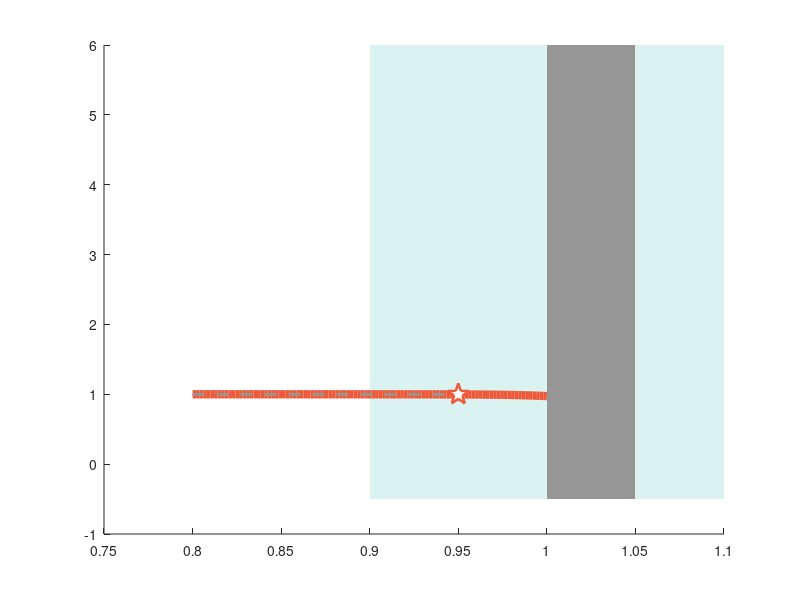

Write MATLAB code to recreate this figure. (Note: this script raises an error after producing the figure.)
clear all;
clc;
nh=10000;
rh = 0.0018;
rc = 18;
Gc= 200;
kB=0.6950;
Ts=6000;
Ta=300;
Vlist = linspace(0.8,1.0,100)*11778;
Omelist = logspace(-2, log10(1), 200)*11778;

q1=1;
q2=1.0;
% q3=0.93;
q3=1;
q4=1.0;
OmeCTlist=zeros(1,length(Vlist));
for i=1:length(Vlist)
    V=Vlist(i);
    G = 200*exp(11778*(1-V/11778)/208.5);
    c3=(G+rc+nh*rh)*(G*Gc*(rc+2*nh*rh)+(G+Gc)*nh*rc*rh);
    c4=G*(rc+rh*nh)*(G*Gc+G*nh*rh+3*Gc*nh*rh);
    OmeT = sqrt(0.5*G*(0.5*(rh*(nh+1) + rc)));
    OmeC=sqrt(c3/c4)*OmeT;
    rh=q1*rh;
    % rc=q2*rc;
    % G=q3*G;
    % Gc=q4*Gc;
    Geff=(rh*(nh+1) + rc);
    % Geff1=(Geff+G)/2+0.5*sqrt((Geff-G)^2+4*Geff*G*(c3/c4-1));
    % G1=(Geff+G)/2-0.5*sqrt((Geff-G)^2+4*Geff*G*(c3/c4-1));
    % OmeT1 = q3*sqrt(0.5*G*(0.5*abs(Geff)));
    % aa = (19*G + 8360)/(22*G + 7920);
    % % Geff1=Geff*(1-(rh*(nh+1)/(rh*(nh+1)+Gc)*G/(G+Geff)));
    % % aa = (Geff*(G + Geff))/(G*(Gc + nh*rh) + 3*nh);
    % aa = ((rh*nh + rc)*(G + (rh*nh + rc)))/(G*(Gc + nh*rh) + 3*nh);
    % aa = ((rh*nh + rc)*(G + (rh*nh + rc)))/(G*(Gc + nh*rh) + 3*nh);
    aa=((3*Gc+nh*rh)*G+nh*rh*(Gc + nh*rh))/(2*(G+1)*(Gc + nh*rh));
    OmeT1 = q3*sqrt(aa*0.5*G*(0.5*(rh*(nh+1) + rc)));
    % OmeT1=0.5*sqrt(G*Geff1);
    OmeCTlist(1,i)=OmeC/OmeT1;
    OmeCTlist1(1,i)=OmeC/OmeT;
end

%%
close all
color1=[218,243,241]/255;
color2=[150,150,150]/255;
figure('Position', [-1000,200,700,450]);
ax1= subplot(1,1,1);
patch(ax1, [0.9 1.1 1.1 0.9], [-0.5 -0.5 6 6],color1, 'FaceAlpha',1, 'EdgeColor','none');hold on;
patch(ax1, [1.05 1.0 1.0 1.05], [-0.5 -0.5 6 6],color2, 'FaceAlpha',1, 'EdgeColor','none');hold on;
h1=plot(Vlist/11778,OmeCTlist,'LineWidth',6,'color',[238,90,57]/255);hold on;
% h2=plot(Vlist/11778,OmeCTlist1,'LineWidth',4,'color',[100,136,192]/255);hold on;
plot(linspace(0.8,0.95,20), 0.998*ones(1,20),'--','LineWidth',2, 'Color',[150,150,150]/255);hold on;
plot(0.95*ones(1,20), linspace(0.9,0.999,20),'--','LineWidth',2, 'Color',[150,150,150]/255);
plot(0.95, 0.998, 'p', 'MarkerSize', 16, 'MarkerEdgeColor', [238,90,57]/255, 'MarkerFaceColor', [255,255,255]/255,'LineWidth', 1.8);
ax1.Box      = 'on';
ax1.Layer    = 'top';
ax1.LineWidth = 2;
ax1.TickDir  = 'in';
set(ax1, 'FontSize', 20);
xlim([0.8 1.05])
xticks([0.8 0.9 0.95 1.00 1.05]);
xticklabels({'0.8','0.9','0.95','1.0','1.05'});
ylim([0.97 1.03])
yticks([0.97 1.0 1.03]);
yticklabels({'0.97','1.0','1.03'});
xlabel('$V$ (units of $\omega_{21}$)', 'Interpreter', 'latex', 'FontSize', 24); 
ylabel('$\Omega_{c}/\Omega^{\ast}_{T}$','Interpreter','latex', 'FontSize', 24); 
% lgd=legend([h1, h2], {'$\Omega^{\ast}_{T}$','$\Omega_{T}$'}, 'Interpreter', 'latex');
% lgd.Position = [0.25, 0.68, 0.1, 0.1];  
% lgd.Box = 'off';
% lgd.FontSize = 22;
